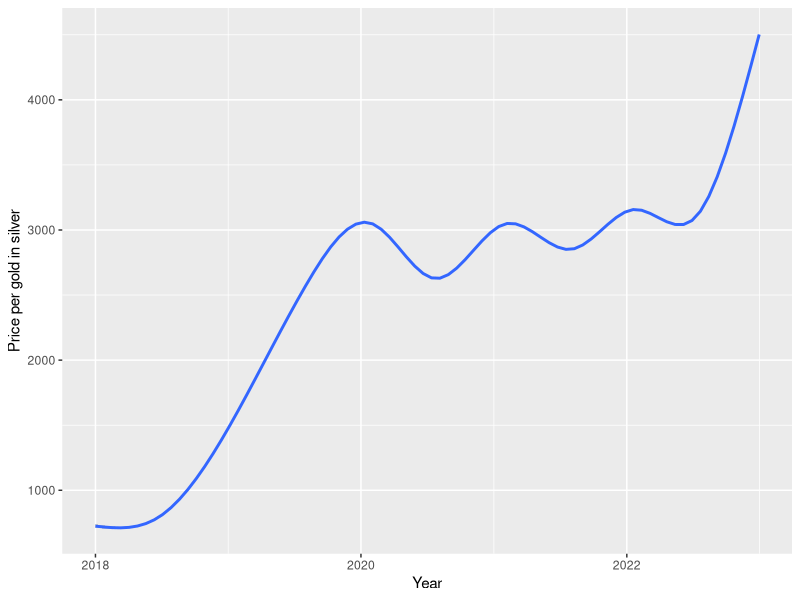
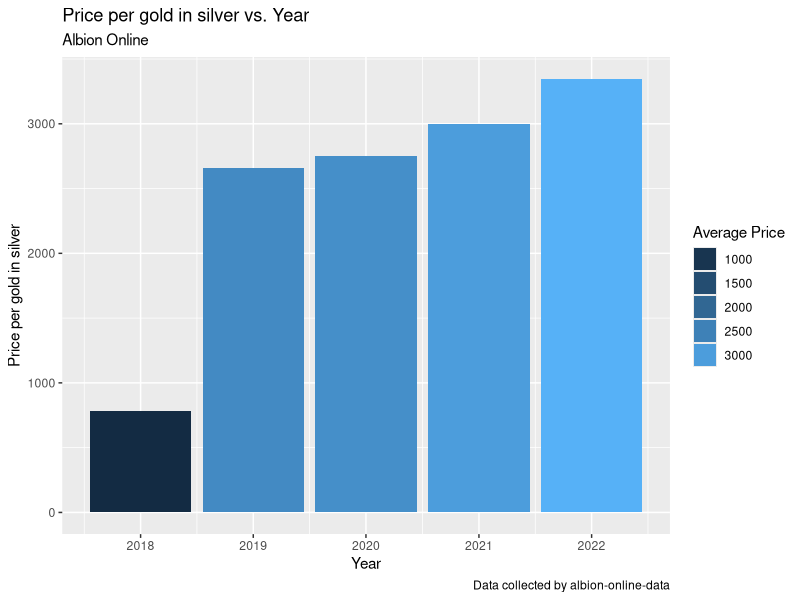

Write the R code that produced these figures, in order.
## ---- chunk 1
library(lubridate)
library(dplyr)
library(ggplot2)
library(tidyverse)
## ---- chunk 2
df <- read.csv('data/gold_data.csv')
df$date <- as.POSIXct(df$date, format="%Y-%m-%d")
head(df)
## ---- chunk 3
df %>%
  group_by(year=floor_date(date, "year")) %>%
  summarize(average_price=mean(price)) %>% 
  mutate(annual_growth_rate=(average_price/lag(average_price) - 1) * 100)

## ---- chunk 4
df %>%
  group_by(month=floor_date(date, "month")) %>%
  summarize(average_price=mean(price)) %>% 
  mutate(month_growth_rate=(average_price/lag(average_price) - 1) * 100)

## ---- chunk 5
ggplot(data=df)+
  geom_smooth(mapping=aes(x=date,y=price))+
  xlab("Year") + ylab('Price per gold in silver')
 
## ---- chunk 6
df_bar <- df %>%
  group_by(year=floor_date(date, "year")) %>%
  summarize(average_price=mean(price)) %>% 
  mutate(annual_growth_rate=(average_price/lag(average_price) - 1) * 100)
  ggplot(data=df_bar)+
    geom_col(mapping=aes(x=year,y=average_price,fill=average_price))+
    xlab("Year") + ylab('Price per gold in silver')+
    guides(fill=guide_legend(title="Average Price"))+
    labs(title="Price per gold in silver vs. Year", subtitle='Albion Online',
       caption="Data collected by albion-online-data")
